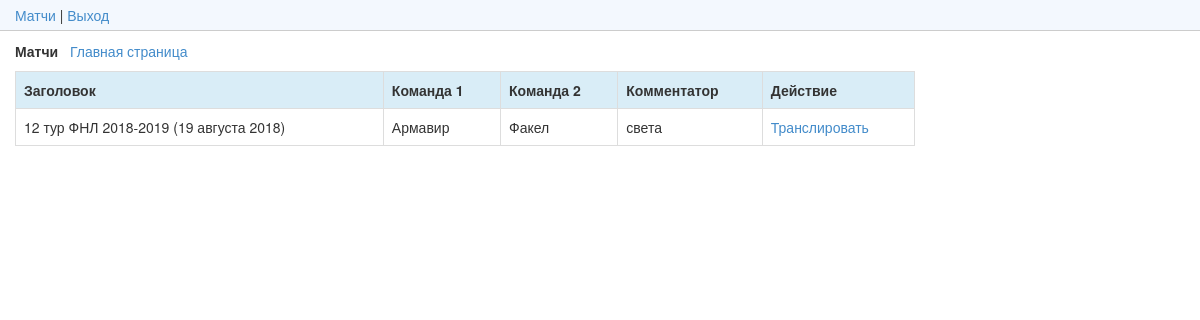
The page /commentator/matches.php (signed in) on the database its author committed.
### tables this page shows
CREATE TABLE `matches` (
  `id` int(11) UNSIGNED NOT NULL,
  `team1_id` int(11) UNSIGNED NOT NULL DEFAULT '0',
  `team2_id` int(11) UNSIGNED NOT NULL DEFAULT '0',
  `title` varchar(255) NOT NULL DEFAULT '',
  `description` varchar(255) NOT NULL DEFAULT '',
  `match_date` varchar(30) NOT NULL DEFAULT '',
  `referee_head` varchar(255) NOT NULL DEFAULT '',
  `referee_assistant` varchar(255) NOT NULL DEFAULT '',
  `referee_assistant2` varchar(255) NOT NULL DEFAULT '',
  `referee_fourth` varchar(255) NOT NULL DEFAULT '',
  `stadium` varchar(100) NOT NULL DEFAULT '',
  `status` varchar(25) NOT NULL DEFAULT 'temp',
  `commentator_id` int(11) UNSIGNED NOT NULL DEFAULT '0',
  `last_start_time` int(11) UNSIGNED NOT NULL DEFAULT '0',
  `match_revision_nr` int(11) UNSIGNED NOT NULL DEFAULT '0',
  `comment_revision_nr` int(11) UNSIGNED NOT NULL DEFAULT '0',
  `is_deleted` tinyint(1) NOT NULL DEFAULT '0'
);

CREATE TABLE `teams` (
  `id` int(11) UNSIGNED NOT NULL,
  `name` varchar(20) NOT NULL DEFAULT '',
  `logo` varchar(250) NOT NULL DEFAULT '',
  `manager` varchar(60) NOT NULL DEFAULT '',
  `is_deleted` tinyint(1) NOT NULL DEFAULT '0'
);

CREATE TABLE `commentators` (
  `id` int(11) UNSIGNED NOT NULL,
  `name` varchar(20) NOT NULL DEFAULT '',
  `username` varchar(20) NOT NULL DEFAULT '',
  `password` varchar(20) NOT NULL DEFAULT '',
  `is_deleted` tinyint(1) NOT NULL DEFAULT '0'
);

### lang/russian.php (called while the page is built, shortened)
<?php
$label_array = array();
$label_array[0] = 'Имя пользователя';
$label_array[1] = 'Пароль';
$label_array[2] = 'Сохранить';
$label_array[3] = 'Редактировать доступ';
$label_array[4] = 'access_credentials.php is not writable! Please correct file mode first.';
$label_array[5] = 'Редактировать матч';
$label_array[6] = 'Заголовок';
$label_array[7] = 'День матча';
$label_array[8] = 'Описание';
$label_array[9] = 'Стадион';
$label_array[10] = 'Судьи';
$label_array[11] = 'Гл.судья';
$label_array[12] = '1-й помощник';
$label_array[13] = '2-й помощник';
$label_array[14] = 'Fourth Official';
$label_array[15] = 'Редактировать команду';
$label_array[16] = 'Название';
$label_array[17] = 'Гл.тренер';
$label_array[18] = 'Редактировать игроков';
$label_array[19] = 'Имя игрока';
$label_array[20] = 'Номер на поле';
$label_array[21] = 'Место в составе';
$label_array[22] = 'Не определен';
$label_array[23] = 'В стартовом';
$label_array[24] = 'На замене';
$label_array[25] = 'Очередь';
$label_array[26] = 'Elapsed Time';
$label_array[27] = 'Login';
$label_array[28] = 'Match Commentation';
$label_array[29] = 'Please select player.';
$label_array[30] = 'Please enter goal minute.';
$label_array[31] = 'Please select card type.';
$label_array[32] = 'Please enter card minute.';
$label_array[33] = 'Please enter substitution minute.';
$label_array[34] = 'Please enter minute.';
$label_array[35] = 'Голы';
$label_array[36] = 'Игрок';
$label_array[37] = 'Выберите игрока';
$label_array[38] = 'Пенальти?';
$label_array[39] = 'Автогол?';
$label_array[40] = 'Минута';
$label_array[41] = 'Добавить гол';
$label_array[42] = 'удалить';
$label_array[43] = 'П';
$label_array[44] = 'Уверены?';
$label_array[45] = 'Карточки';
$label_array[46] = 'Какая карточка?';
$label_array[47] = 'Выберите карточку';
$label_array[48] = 'Жёлтая';
$label_array[49] = 'Красная';
$label_array[50] = 'Сохранить карточку';
$label_array[51] = 'Карточка';
$label_array[52] = 'Замены';
$label_array[53] = 'Вступил';
$label_array[54] = 'Выбыл';
$label_array[55] = 'Заменить';
$label_array[56] = 'Вступил';
$label_array[57] = 'Выбыл';
$label_array[58] = 'Стартовый состав';

### commentator/matches.php (the view, shortened to what this page needs)
<?php
require_once('../config/site.php');
require_once('../Connections/conn.php');
$query_Recordset_List = <<<EOF
SELECT
t1.*,
t2.name AS team1_name,
t3.name AS team2_name,
t4.name AS commentator_name
FROM matches t1
LEFT JOIN teams t2 ON t1.team1_id = t2.id
LEFT JOIN teams t3 ON t1.team2_id = t3.id
LEFT JOIN commentators t4 ON t1.commentator_id = t4.id
WHERE
t1.is_deleted = 0
AND t1.commentator_id = '{$_SESSION['commentator_user']['id']}'
ORDER BY t1.id DESC
EOF;
$Recordset_List = mysqli_query($conn, $query_Recordset_List) or die(mysqli_error($conn));
$row_Recordset_List = mysqli_fetch_assoc($Recordset_List);
$totalRows_Recordset_List = mysqli_num_rows($Recordset_List);
?>
<!DOCTYPE html>
<html lang="en">
<head>
    <link href="css/bootstrap.min.css" rel="stylesheet">
</head>
<body>
<?php include('menu_section.php'); ?>
<div class="container">
    <div class="row">
        <?php
        if ($totalRows_Recordset_List != 0) {
            ?>
            <p style="margin-top: 10px;"><strong><?php echo $label_array[83]; ?></strong>
                <a href="../index.php" target="_blank"><?php echo $label_array[124]; ?></a>
            </p>
            <table class="table table-bordered table-striped" style="width: 900px;">
                <tr class="info">
                    <th><?php echo $label_array[6]; ?></th>
                    <th><?php echo $label_array[85]; ?></th>
                    <th><?php echo $label_array[86]; ?></th>
                    <th><?php echo $label_array[123]; ?></th>
                    <th><?php echo $label_array[79]; ?></th>
                </tr>
                <?php
                do {
                    ?>
                    <tr>
                        <td><?php echo htmlspecialchars($row_Recordset_List['title']) .
                                ($row_Recordset_List['match_date'] != '' ?
                                    ' (' . htmlspecialchars($row_Recordset_List['match_date']) . ')' : ''); ?></td>
                        <td><?php echo htmlspecialchars($row_Recordset_List['team1_name']); ?></td>
                        <td><?php echo htmlspecialchars($row_Recordset_List['team2_name']); ?></td>
                        <td><?php echo($row_Recordset_List['commentator_name'] != '' ? htmlspecialchars
                            (
                                $row_Recordset_List['commentator_name']
                            ) : '-'); ?></td>
                        <td><a
                                href="match_commentation.php?id=<?php echo $row_Recordset_List['id']; ?>"><?php echo
                                $label_array[89];
                                ?></a>
                        </td>
                    </tr>
                <?php
                } while ($row_Recordset_List = mysqli_fetch_assoc($Recordset_List));
                ?>
            </table>
        <?php } ?>
    </div>
</div>
</body>
</html>

### rows shown on the page
matches: title "12 тур ФНЛ 2018-2019", match_date "19 августа 2018", teams.name "Армавир", teams.name "Факел", commentator.name "света"

### other values the page prints
$label_array[83] "Матчи"
$label_array[120] "Выход"
$label_array[124] "Главная страница"
$label_array[6] "Заголовок"
$label_array[85] "Команда 1"
$label_array[86] "Команда 2"
$label_array[123] "Комментатор"
$label_array[79] "Действие"
